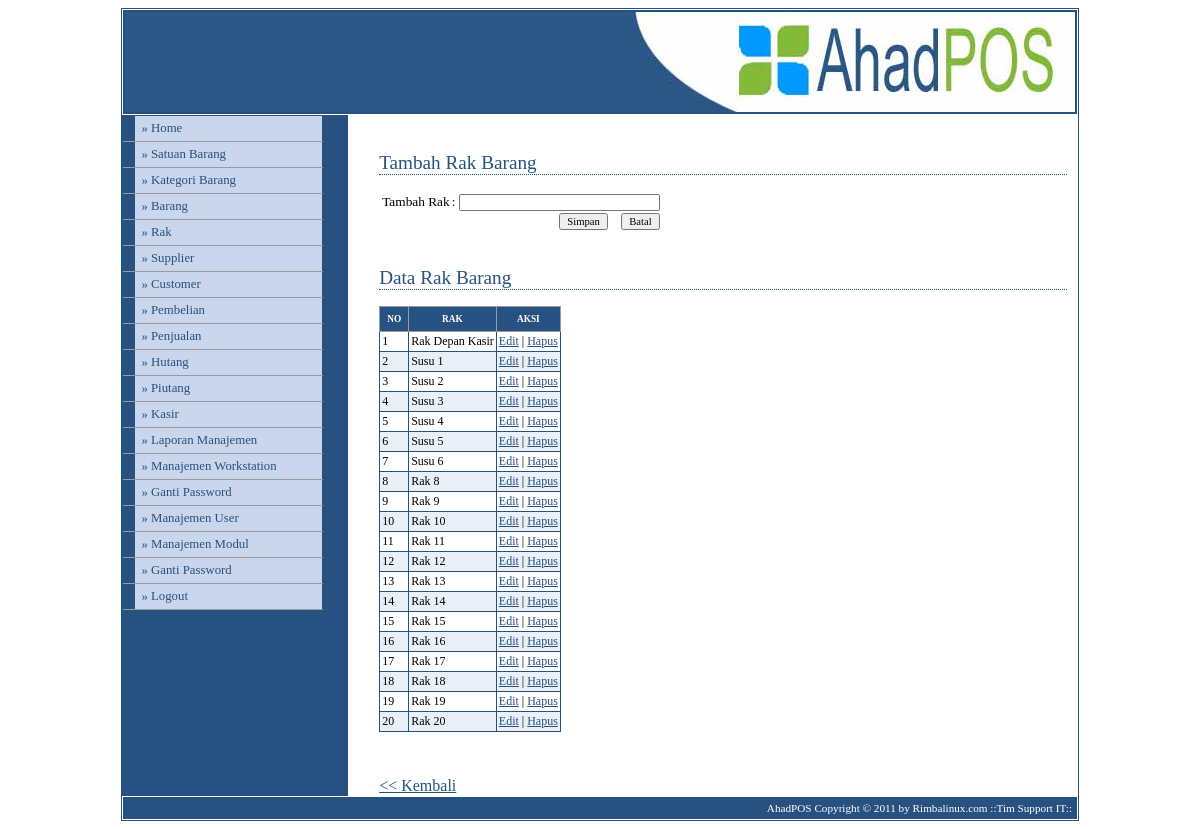
The page /sistem/media.php?module=rak (signed in) on the database its author committed.
### tables this page shows
CREATE TABLE IF NOT EXISTS `modul` (
  `idModul` int(3) NOT NULL,
  `namaModul` varchar(50) DEFAULT NULL,
  `link` varchar(50) DEFAULT NULL,
  `publish` enum('Y','N') DEFAULT NULL,
  `idLevelUser` int(2) DEFAULT NULL,
  `urutan` int(3) DEFAULT NULL,
  `last_update` date DEFAULT NULL,
  PRIMARY KEY  (`idModul`)
);

CREATE TABLE IF NOT EXISTS `rak` (
  `idRak` bigint(5) NOT NULL auto_increment,
  `namaRak` varchar(30) DEFAULT NULL,
  PRIMARY KEY  (`idRak`)
);

### sistem/modul/mod_rak.php (the view, shortened to what this page needs)
<?php
switch($_GET[act]){
    default:
        echo "<h2>Tambah Rak Barang</h2>
              <form method=POST action='./aksi.php?module=rak&act=input'>
              <table>
                <tr><td>Tambah Rak</td><td> : <input type=text name='namaRak' size=30></td></tr>
                <tr><td colspan=2 align=right><input type=submit value='Simpan'>&nbsp;&nbsp;&nbsp;
                                <input type=reset value='Batal'></td></tr>
              </table>
               </form>
              <br/>
              <h2>Data Rak Barang</h2>
              <table class=tableku>
              <tr><th>no</th><th>Rak</th><th>aksi</th></tr>";
                $tampil=mysql_query("SELECT * from rak");
                $no=1;
                while ($r=mysql_fetch_array($tampil)){
                    if(($no % 2) == 0){
                        $warna = "#EAF0F7";
                    }
                    else{
                        $warna = "#FFFFFF";
                    }
                    echo "<tr bgcolor=$warna>";
                   echo "<td class=td>$no</td>
                         <td class=td>$r[namaRak]</td>
                         <td class=td><a href=?module=rak&act=editrak&id=$r[idRak]>Edit</a> |
                                   <a href=./aksi.php?module=rak&act=hapus&id=$r[idRak]>Hapus</a>
                         </td></tr>";
                  $no++;
                }
                echo "</table>
                <p>&nbsp;</p>
                <a href=javascript:history.go(-1)><< Kembali</a>";
        break;
}
?>

### sistem/menu.php (shortened to what this page needs)
<?php
include "modul/function.php";
if ($_SESSION[leveluser]=='admin'){
  $sql="select namaModul,link from modul order by urutan ";
}
elseif ($_SESSION[leveluser]=='gudang'){
  $sql="select * from modul m, leveluser lu where m.idLevelUser = lu.idLevelUser and levelUser='gudang' and publish='Y' order by urutan";
}
elseif ($_SESSION[leveluser]=='kasir'){
  $sql="select * from modul m, leveluser lu where m.idLevelUser = lu.idLevelUser and levelUser='kasir' and publish='Y' order by urutan";
}
else{
  $sql="select * from modul m, leveluser lu where m.idLevelUser = lu.idLevelUser and levelUser='semua' and publish='Y' order by urutan";
}
$hasil = mysql_query($sql);
while ($data=mysql_fetch_array($hasil)){
  echo "<li><a href='$data[link]'>&#187; $data[namaModul]</a></li>";
}
$semua = mysql_query("select * from modul where idLevelUser = 1");
while ($dataSemua=mysql_fetch_array($semua)){
  echo "<li><a href='$dataSemua[link]'>&#187; $dataSemua[namaModul]</a></li>";
}
?>

### config/adminstyle.css (style rules this page uses)
body { font-family: Tahoma; }
#content p { font-size: 75%; line-height: 1.8em; padding-left: 2em; }
#menu li { width: 200px; border-bottom: 1px solid #969BA5; margin: 0; padding: 0; font-size: 80%; vertical-align: bottom; }
#menu a:link, #menu a:visited { display: block; padding: 5px 5px 5px 0.5em; border-left: 12px solid #265180; border-right: 1px solid #265180; background-color: #CAD6EC; color: #265180; text-decoration: none; }
a:link,a:visited { color:#265180; }
h2 { font: normal 120% Georgia; color: #265180; background-color: transparent; border-bottom: 1px dotted #265180; }
table { border-collapse: collapse; }
.tableku { font-family: Tahoma; font-size: 10pt; border-width: 1px; border-collapse: collapse; margin: 10px 0px; border: 1px solid #265180; padding: 2px; }
.td { border: 1px solid #265180; padding: 2px; font-size: 9pt; }
form { font-size: 10pt; padding: 2px; }
th { color: #FFFFFF; font-size: 7pt; text-transform: uppercase; text-align: center; padding: 0.75em; border-width: 1px; border-style: solid; border-color: #969BA5; border-collapse: collapse; background-color: #265180; }
input,textarea,select { font-family: Tahoma; font-size: 8pt; }

### rows shown on the page
modul: namaModul "Satuan Barang"
modul: namaModul "Kategori Barang"
modul: namaModul "Barang"
modul: namaModul "Rak"
modul: namaModul "Supplier"
modul: namaModul "Customer"
modul: namaModul "Pembelian"
modul: namaModul "Penjualan"
modul: namaModul "Hutang"
modul: namaModul "Piutang"
modul: namaModul "Kasir"
modul: namaModul "Laporan Manajemen"
modul: namaModul "Manajemen Workstation"
modul: namaModul "Ganti Password"
modul: namaModul "Manajemen User"
modul: namaModul "Manajemen Modul"
rak: namaRak "Rak Depan Kasir"
rak: namaRak "Susu 1"
rak: namaRak "Susu 2"
rak: namaRak "Susu 3"
rak: namaRak "Susu 4"
rak: namaRak "Susu 5"
rak: namaRak "Susu 6"
rak: namaRak "Rak 8"
rak: namaRak "Rak 9"
rak: namaRak "Rak 10"
rak: namaRak "Rak 11"
rak: namaRak "Rak 12"
rak: namaRak "Rak 13"
rak: namaRak "Rak 14"
rak: namaRak "Rak 15"
rak: namaRak "Rak 16"
rak: namaRak "Rak 17"
rak: namaRak "Rak 18"
rak: namaRak "Rak 19"
rak: namaRak "Rak 20"
